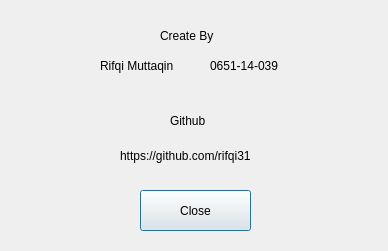
<?xml version="1.0" encoding="UTF-8"?>
<ui version="4.0">
 <class>About</class>
 <widget class="QDialog" name="About">
  <property name="geometry">
   <rect>
    <x>0</x>
    <y>0</y>
    <width>388</width>
    <height>251</height>
   </rect>
  </property>
  <property name="windowTitle">
   <string>Dialog</string>
  </property>
  <widget class="QPushButton" name="pushButton">
   <property name="geometry">
    <rect>
     <x>140</x>
     <y>190</y>
     <width>111</width>
     <height>41</height>
    </rect>
   </property>
   <property name="text">
    <string>Close</string>
   </property>
  </widget>
  <widget class="QLabel" name="label">
   <property name="geometry">
    <rect>
     <x>160</x>
     <y>20</y>
     <width>71</width>
     <height>31</height>
    </rect>
   </property>
   <property name="text">
    <string>Create By</string>
   </property>
  </widget>
  <widget class="QLabel" name="label_2">
   <property name="geometry">
    <rect>
     <x>100</x>
     <y>50</y>
     <width>101</width>
     <height>31</height>
    </rect>
   </property>
   <property name="text">
    <string>Rifqi Muttaqin</string>
   </property>
  </widget>
  <widget class="QLabel" name="label_3">
   <property name="geometry">
    <rect>
     <x>210</x>
     <y>50</y>
     <width>91</width>
     <height>31</height>
    </rect>
   </property>
   <property name="text">
    <string>0651-14-039</string>
   </property>
  </widget>
  <widget class="QLabel" name="label_4">
   <property name="geometry">
    <rect>
     <x>120</x>
     <y>140</y>
     <width>161</width>
     <height>31</height>
    </rect>
   </property>
   <property name="text">
    <string>https://github.com/rifqi31</string>
   </property>
  </widget>
  <widget class="QLabel" name="label_5">
   <property name="geometry">
    <rect>
     <x>170</x>
     <y>110</y>
     <width>71</width>
     <height>21</height>
    </rect>
   </property>
   <property name="text">
    <string>Github</string>
   </property>
  </widget>
 </widget>
 <resources/>
 <connections/>
</ui>
